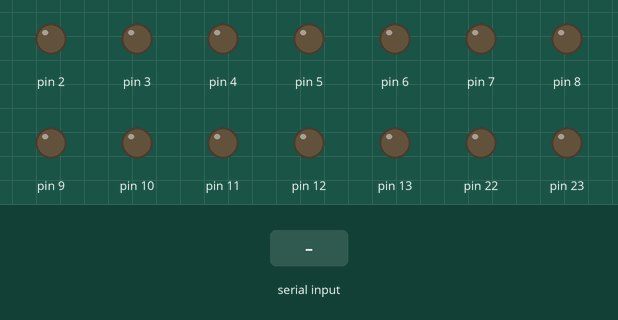
A sketch run on a simulated Arduino Uno, built with avr-gcc and run on an emulated ATmega328P. Shown: output pins drawn as LEDs (lit = HIGH). The inputs (shaded band) are chosen by the test bench. What the sketch prints to the serial monitor is not drawn.

Above: at 1.2 s.
1.3 s: byte 30 received over Serial
At 2.5 s:
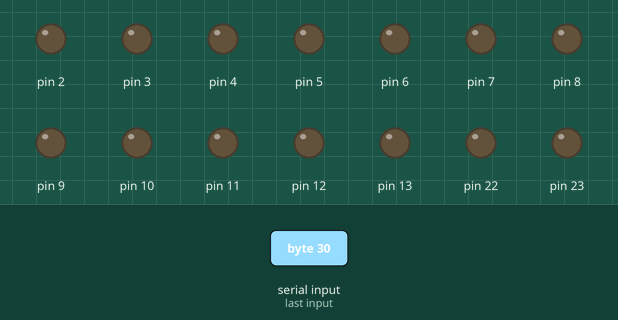
2.8 s: byte 90 received over Serial
At 3.6 s:
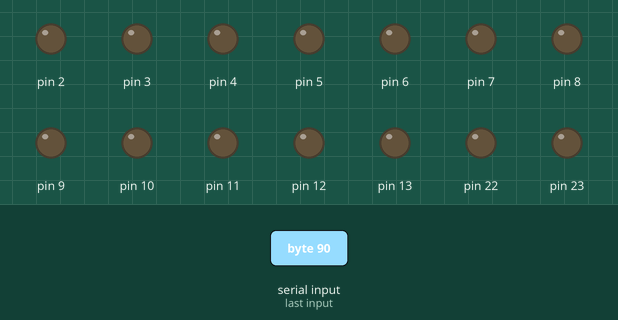
4.3 s: byte 120 received over Serial
At 4.8 s:
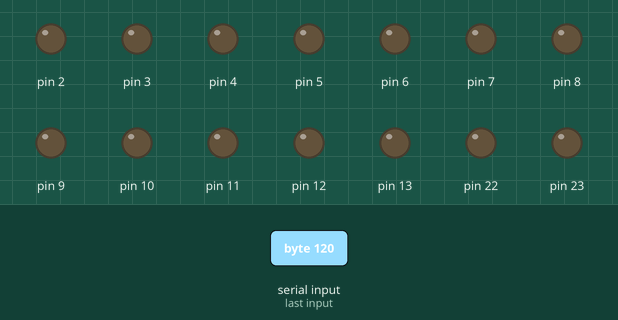
Timing chart, 0 to 7.3 s (numbered marks = the images above; inputs shaded):
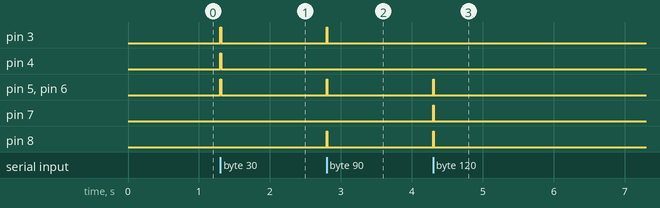

Measured:
- after the input at 1.3 s, pin 3–6: LOW → HIGH at once, → LOW 0.01 s later
- after the input at 2.8 s, pin 3, pin 5, pin 6, pin 8: LOW → HIGH at once, → LOW 0.01 s later
- after the input at 4.3 s, pin 5–8: LOW → HIGH at once, → LOW 0.01 s later

The sketch:

digitalMarker.ino
```cpp
//DIGITAL MARKER
//THIS SKETCH RECEIVES A BYTE AND GENERATES an 8-BIT DIGITAL OUTPUT
//PURPOSE: PUTTING MARKERS INTO AN EEG, MEG, OR FNIRS STREAM
//jens.schwarzbach@unitn.it 20130501

char triggerVal;
char valD;
char valB;
void setup() {
  //INITIALIZE DIGITAL OUTPUT PORTS
  DDRD = DDRD | B11111100;  // this is safer as it sets pins 2 to 7 as outputs
  // without changing the value of pins 0 & 1, which are RX & TX
  DDRB = DDRD | B00000011;  //

  Serial.begin(9600);
}

void loop()
{
  if(Serial.available()){
    triggerVal = Serial.read();
    Serial.println(triggerVal);

    //WE WANT TO USE 8 DIGITAL OUTPUTS,
    //HOWEVER WE DO NOT WANT TO USE DOUT0 and DOUT1 BECAUSE WE NEED THEM FOR SERIAL COMMUNICATION
    //SOLUTION WE WILL USE THE LOWER TWO BITS OF PORTB (DOUT9, DOUT8)
    // AND THE UPPER 6 BITS (DOUT7, DOUT6, DOUT5, DOUT4, DOUT3, DOUT2) OF PORT D
    valD = triggerVal << 2;
    valB = triggerVal >> 6;

    //WE FIRST WRITE TO PORT D (DOUT7, DOUT6, DOUT5, DOUT4, DOUT3, DOUT2)
    //THEN WE WRITE TO PORT B (DOUT9, DOUT8))
    //THIS MEANS THAT OUR TRIGGERS ARE SLIGHTLY OUT OF SYNCH BUT I HOPE THIS IS NEGLIGIBLE
    PORTD = valD;
    PORTB = valB;

    //WAIT A BIT BEFORE RESETTING THHE DIGITAL OUTPUT
    delayMicroseconds(10000); //1000 gives a 1ms impulse
    PORTD = 0;
    PORTB = 0;

  }

}
```
